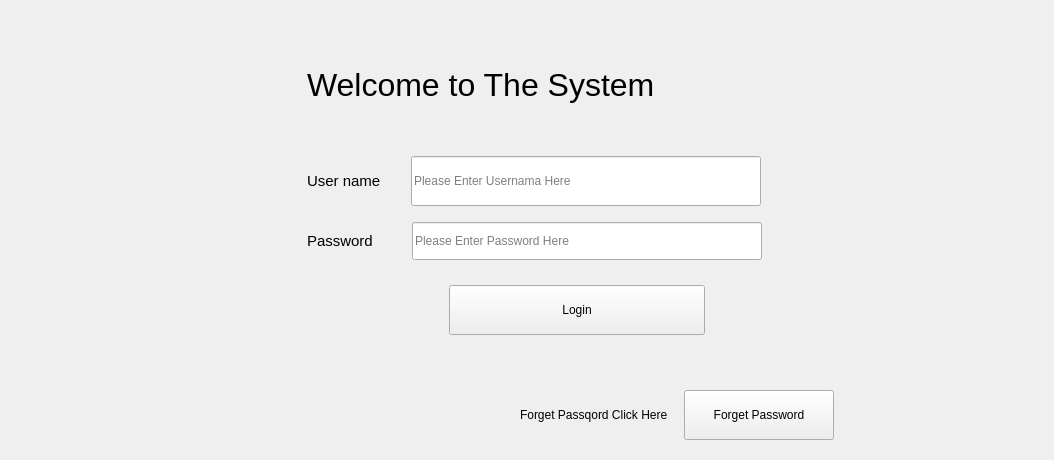
         <widget class="QWidget" name="tab_31">
          <property name="minimumSize">
           <size>
            <width>0</width>
            <height>0</height>
           </size>
          </property>
          <property name="maximumSize">
           <size>
            <width>16777215</width>
            <height>16777215</height>
           </size>
          </property>
          <attribute name="title">
           <string>Login</string>
          </attribute>
          <layout class="QGridLayout" name="gridLayout_5">
           <item row="0" column="0">
            <widget class="QWidget" name="loginTab" native="true">
             <property name="minimumSize">
              <size>
               <width>930</width>
               <height>0</height>
              </size>
             </property>
             <layout class="QGridLayout" name="gridLayout_6">
              <item row="0" column="0">
               <layout class="QGridLayout" name="gridLayout_4">
                <item row="3" column="0">
                 <layout class="QHBoxLayout" name="horizontalLayout">
                  <item>
                   <spacer name="horizontalSpacer">
                    <property name="orientation">
                     <enum>Qt::Horizontal</enum>
                    </property>
                    <property name="sizeHint" stdset="0">
                     <size>
                      <width>40</width>
                      <height>20</height>
                     </size>
                    </property>
                   </spacer>
                  </item>
                  <item>
                   <widget class="QLabel" name="label_70">
                    <property name="font">
                     <font>
                      <pointsize>11</pointsize>
                      <stylestrategy>PreferDefault</stylestrategy>
                     </font>
                    </property>
                    <property name="styleSheet">
                     <string notr="true">padding:10px;</string>
                    </property>
                    <property name="text">
                     <string>User name</string>
                    </property>
                   </widget>
                  </item>
                  <item>
                   <spacer name="horizontalSpacer_6">
                    <property name="orientation">
                     <enum>Qt::Horizontal</enum>
                    </property>
                    <property name="sizeType">
                     <enum>QSizePolicy::Preferred</enum>
                    </property>
                    <property name="sizeHint" stdset="0">
                     <size>
                      <width>10</width>
                      <height>0</height>
                     </size>
                    </property>
                   </spacer>
                  </item>
                  <item>
                   <widget class="QLineEdit" name="lineEdit">
                    <property name="sizePolicy">
                     <sizepolicy hsizetype="Expanding" vsizetype="Expanding">
                      <horstretch>0</horstretch>
                      <verstretch>0</verstretch>
                     </sizepolicy>
                    </property>
                    <property name="minimumSize">
                     <size>
                      <width>350</width>
                      <height>50</height>
                     </size>
                    </property>
                    <property name="maximumSize">
                     <size>
                      <width>16777215</width>
                      <height>50</height>
                     </size>
                    </property>
                    <property name="placeholderText">
                     <string>Please Enter Usernama Here</string>
                    </property>
                   </widget>
                  </item>
                  <item>
                   <spacer name="horizontalSpacer_2">
                    <property name="orientation">
                     <enum>Qt::Horizontal</enum>
                    </property>
                    <property name="sizeHint" stdset="0">
                     <size>
                      <width>40</width>
                      <height>20</height>
                     </size>
                    </property>
                   </spacer>
                  </item>
                 </layout>
                </item>
                <item row="5" column="0">
                 <layout class="QHBoxLayout" name="horizontalLayout_2">
                  <property name="sizeConstraint">
                   <enum>QLayout::SetMinimumSize</enum>
                  </property>
                  <property name="leftMargin">
                   <number>0</number>
                  </property>
                  <item>
                   <spacer name="horizontalSpacer_3">
                    <property name="orientation">
                     <enum>Qt::Horizontal</enum>
                    </property>
                    <property name="sizeHint" stdset="0">
                     <size>
                      <width>40</width>
                      <height>20</height>
                     </size>
                    </property>
                   </spacer>
                  </item>
                  <item>
                   <widget class="QLabel" name="label_71">
                    <property name="font">
                     <font>
                      <pointsize>11</pointsize>
                     </font>
                    </property>
                    <property name="styleSheet">
                     <string notr="true">padding:10px;</string>
                    </property>
                    <property name="text">
                     <string>Password</string>
                    </property>
                   </widget>
                  </item>
                  <item>
                   <spacer name="horizontalSpacer_5">
                    <property name="orientation">
                     <enum>Qt::Horizontal</enum>
                    </property>
                    <property name="sizeType">
                     <enum>QSizePolicy::Preferred</enum>
                    </property>
                    <property name="sizeHint" stdset="0">
                     <size>
                      <width>19</width>
                      <height>0</height>
                     </size>
                    </property>
                   </spacer>
                  </item>
                  <item>
                   <widget class="QLineEdit" name="lineEdit_2">
                    <property name="sizePolicy">
                     <sizepolicy hsizetype="Expanding" vsizetype="Expanding">
                      <horstretch>0</horstretch>
                      <verstretch>0</verstretch>
                     </sizepolicy>
                    </property>
                    <property name="minimumSize">
                     <size>
                      <width>350</width>
                      <height>0</height>
                     </size>
                    </property>
                    <property name="maximumSize">
                     <size>
                      <width>16777215</width>
                      <height>50</height>
                     </size>
                    </property>
                    <property name="echoMode">
                     <enum>QLineEdit::Password</enum>
                    </property>
                    <property name="placeholderText">
                     <string>Please Enter Password Here</string>
                    </property>
                   </widget>
                  </item>
                  <item>
                   <spacer name="horizontalSpacer_4">
                    <property name="orientation">
                     <enum>Qt::Horizontal</enum>
                    </property>
                    <property name="sizeHint" stdset="0">
                     <size>
                      <width>40</width>
                      <height>20</height>
                     </size>
                    </property>
                   </spacer>
                  </item>
                 </layout>
                </item>
                <item row="9" column="0">
                 <layout class="QHBoxLayout" name="horizontalLayout_3">
                  <item>
                   <spacer name="horizontalSpacer_9">
                    <property name="orientation">
                     <enum>Qt::Horizontal</enum>
                    </property>
                    <property name="sizeHint" stdset="0">
                     <size>
                      <width>500</width>
                      <height>20</height>
                     </size>
                    </property>
                   </spacer>
                  </item>
                  <item>
                   <widget class="QLabel" name="label_73">
                    <property name="font">
                     <font>
                      <pointsize>9</pointsize>
                     </font>
                    </property>
                    <property name="text">
                     <string>Forget Passqord Click Here</string>
                    </property>
                   </widget>
                  </item>
                  <item>
                   <spacer name="horizontalSpacer_11">
                    <property name="orientation">
                     <enum>Qt::Horizontal</enum>
                    </property>
                    <property name="sizeType">
                     <enum>QSizePolicy::Preferred</enum>
                    </property>
                    <property name="sizeHint" stdset="0">
                     <size>
                      <width>10</width>
                      <height>10</height>
                     </size>
                    </property>
                   </spacer>
                  </item>
                  <item>
                   <widget class="QPushButton" name="pushButton_46">
                    <property name="sizePolicy">
                     <sizepolicy hsizetype="Expanding" vsizetype="Preferred">
                      <horstretch>0</horstretch>
                      <verstretch>0</verstretch>
                     </sizepolicy>
                    </property>
                    <property name="minimumSize">
                     <size>
                      <width>150</width>
                      <height>50</height>
                     </size>
                    </property>
                    <property name="maximumSize">
                     <size>
                      <width>180</width>
                      <height>16777215</height>
                     </size>
                    </property>
                    <property name="text">
                     <string>Forget Password</string>
                    </property>
                   </widget>
                  </item>
                  <item>
                   <spacer name="horizontalSpacer_10">
                    <property name="orientation">
                     <enum>Qt::Horizontal</enum>
                    </property>
                    <property name="sizeType">
                     <enum>QSizePolicy::Preferred</enum>
                    </property>
                    <property name="sizeHint" stdset="0">
                     <size>
                      <width>200</width>
                      <height>20</height>
                     </size>
                    </property>
                   </spacer>
                  </item>
                 </layout>
                </item>
                <item row="7" column="0">
                 <widget class="QWidget" name="widget" native="true">
                  <property name="sizePolicy">
                   <sizepolicy hsizetype="Expanding" vsizetype="Preferred">
                    <horstretch>0</horstretch>
                    <verstretch>0</verstretch>
                   </sizepolicy>
                  </property>
                  <layout class="QGridLayout" name="gridLayout_7">
                   <item row="0" column="0">
                    <layout class="QHBoxLayout" name="horizontalLayout_4">
                     <item>
                      <spacer name="horizontalSpacer_7">
                       <property name="orientation">
                        <enum>Qt::Horizontal</enum>
                       </property>
                       <property name="sizeType">
                        <enum>QSizePolicy::Preferred</enum>
                       </property>
                       <property name="sizeHint" stdset="0">
                        <size>
                         <width>420</width>
                         <height>20</height>
                        </size>
                       </property>
                      </spacer>
                     </item>
                     <item>
                      <widget class="QPushButton" name="pushButton_52">
                       <property name="sizePolicy">
                        <sizepolicy hsizetype="Expanding" vsizetype="Preferred">
                         <horstretch>0</horstretch>
                         <verstretch>0</verstretch>
                        </sizepolicy>
                       </property>
                       <property name="minimumSize">
                        <size>
                         <width>200</width>
                         <height>50</height>
                        </size>
                       </property>
                       <property name="maximumSize">
                        <size>
                         <width>350</width>
                         <height>50</height>
                        </size>
                       </property>
                       <property name="text">
                        <string>Login</string>
                       </property>
                      </widget>
                     </item>
                     <item>
                      <spacer name="horizontalSpacer_8">
                       <property name="orientation">
                        <enum>Qt::Horizontal</enum>
                       </property>
                       <property name="sizeType">
                        <enum>QSizePolicy::Preferred</enum>
                       </property>
                       <property name="sizeHint" stdset="0">
                        <size>
                         <width>320</width>
                         <height>20</height>
                        </size>
                       </property>
                      </spacer>
                     </item>
                    </layout>
                   </item>
                  </layout>
                 </widget>
                </item>
                <item row="4" column="0">
                 <spacer name="verticalSpacer_3">
                  <property name="orientation">
                   <enum>Qt::Vertical</enum>
                  </property>
                  <property name="sizeType">
                   <enum>QSizePolicy::Minimum</enum>
                  </property>
                  <property name="sizeHint" stdset="0">
                   <size>
                    <width>20</width>
                    <height>10</height>
                   </size>
                  </property>
                 </spacer>
                </item>
                <item row="8" column="0">
                 <spacer name="verticalSpacer_4">
                  <property name="orientation">
                   <enum>Qt::Vertical</enum>
                  </property>
                  <property name="sizeHint" stdset="0">
                   <size>
                    <width>20</width>
                    <height>40</height>
                   </size>
                  </property>
                 </spacer>
                </item>
                <item row="0" column="0">
                 <spacer name="verticalSpacer">
                  <property name="orientation">
                   <enum>Qt::Vertical</enum>
                  </property>
                  <property name="sizeHint" stdset="0">
                   <size>
                    <width>20</width>
                    <height>40</height>
                   </size>
                  </property>
                 </spacer>
                </item>
                <item row="1" column="0" alignment="Qt::AlignHCenter">
                 <widget class="QLabel" name="label_74">
                  <property name="sizePolicy">
                   <sizepolicy hsizetype="Preferred" vsizetype="Preferred">
                    <horstretch>0</horstretch>
                    <verstretch>0</verstretch>
                   </sizepolicy>
                  </property>
                  <property name="minimumSize">
                   <size>
                    <width>440</width>
                    <height>50</height>
                   </size>
                  </property>
                  <property name="maximumSize">
                   <size>
                    <width>16777215</width>
                    <height>60</height>
                   </size>
                  </property>
                  <property name="font">
                   <font>
                    <family>Ubuntu</family>
                    <pointsize>24</pointsize>
                   </font>
                  </property>
                  <property name="text">
                   <string>Welcome to The System</string>
                  </property>
                 </widget>
                </item>
                <item row="2" column="0">
                 <spacer name="verticalSpacer_2">
                  <property name="orientation">
                   <enum>Qt::Vertical</enum>
                  </property>
                  <property name="sizeType">
                   <enum>QSizePolicy::Preferred</enum>
                  </property>
                  <property name="sizeHint" stdset="0">
                   <size>
                    <width>20</width>
                    <height>40</height>
                   </size>
                  </property>
                 </spacer>
                </item>
                <item row="6" column="0">
                 <spacer name="verticalSpacer_5">
                  <property name="orientation">
                   <enum>Qt::Vertical</enum>
                  </property>
                  <property name="sizeType">
                   <enum>QSizePolicy::Fixed</enum>
                  </property>
                  <property name="sizeHint" stdset="0">
                   <size>
                    <width>20</width>
                    <height>10</height>
                   </size>
                  </property>
                 </spacer>
                </item>
               </layout>
              </item>
             </layout>
            </widget>
           </item>
          </layout>
         </widget>
